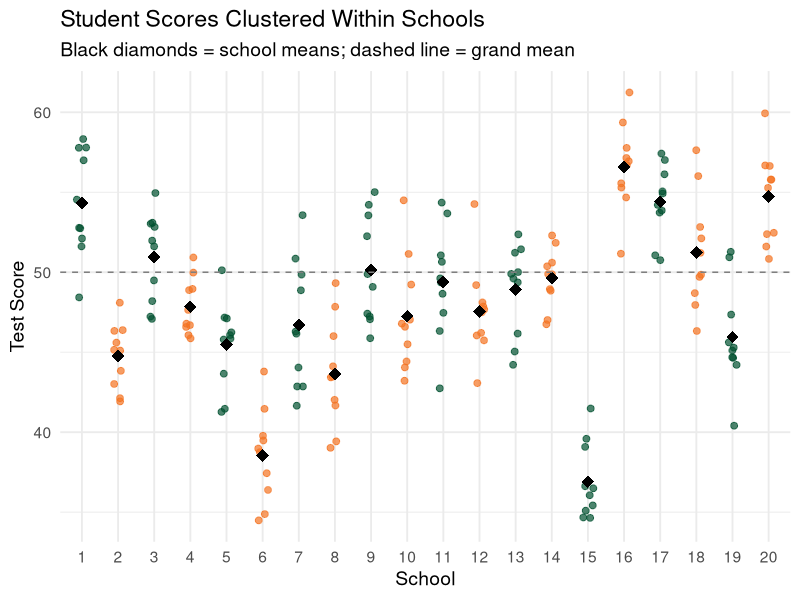
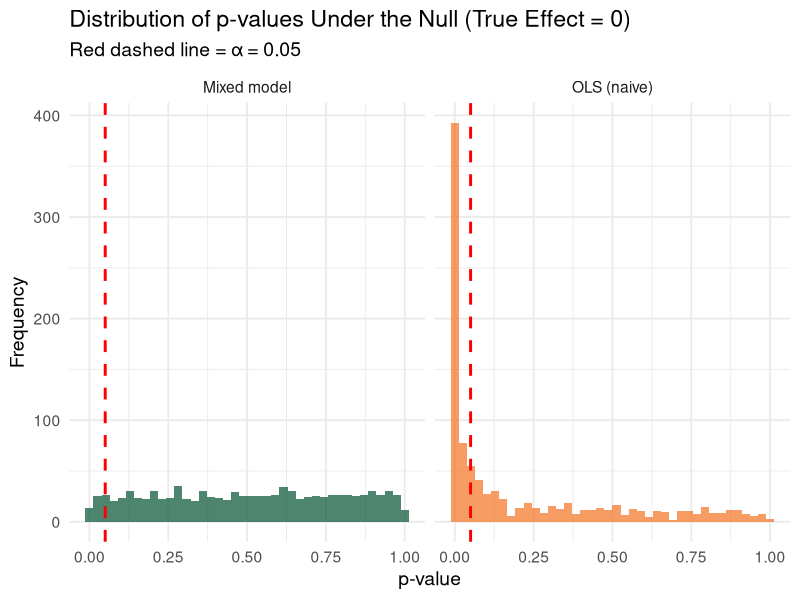
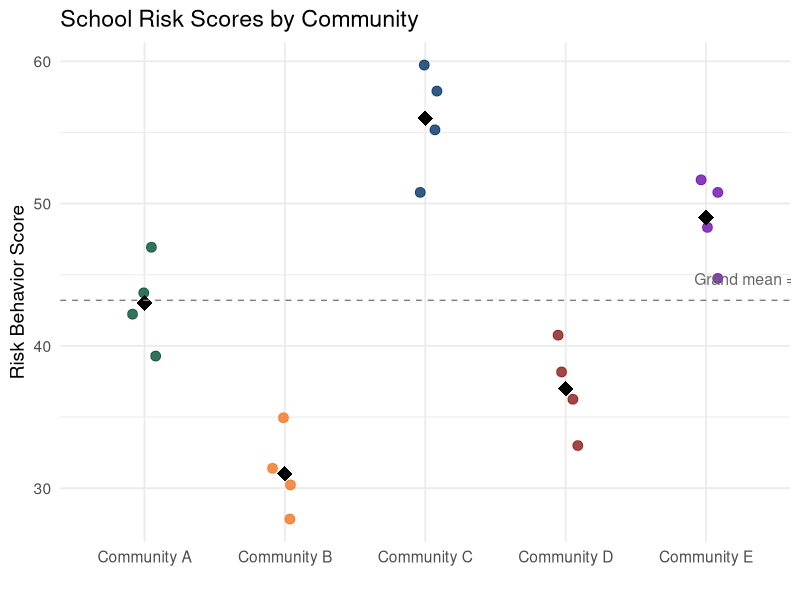
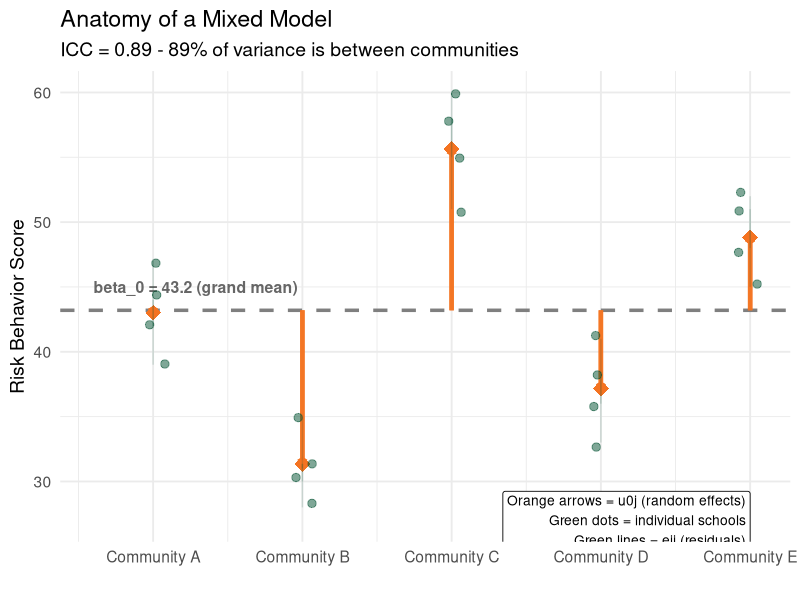
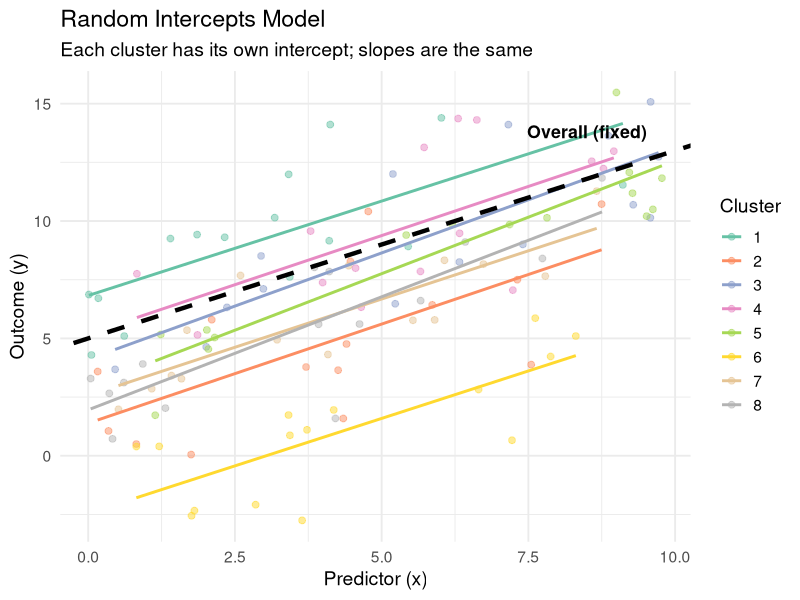
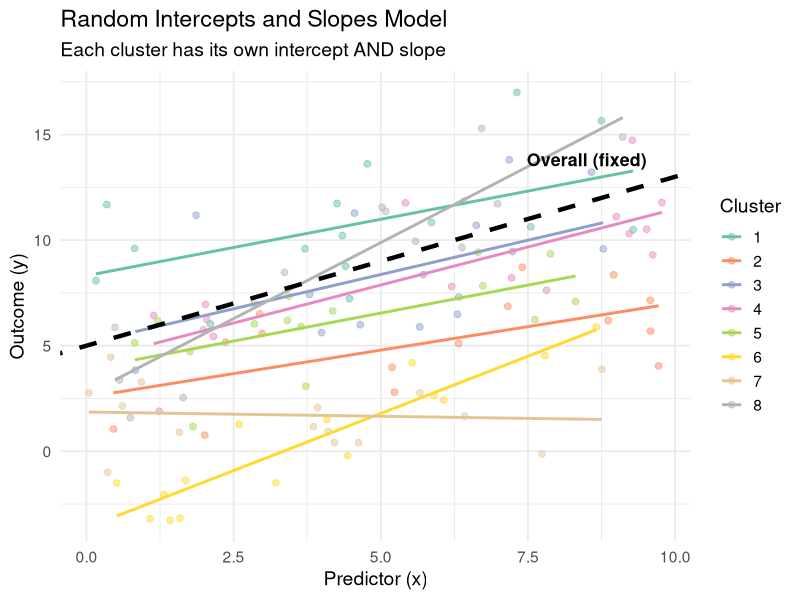
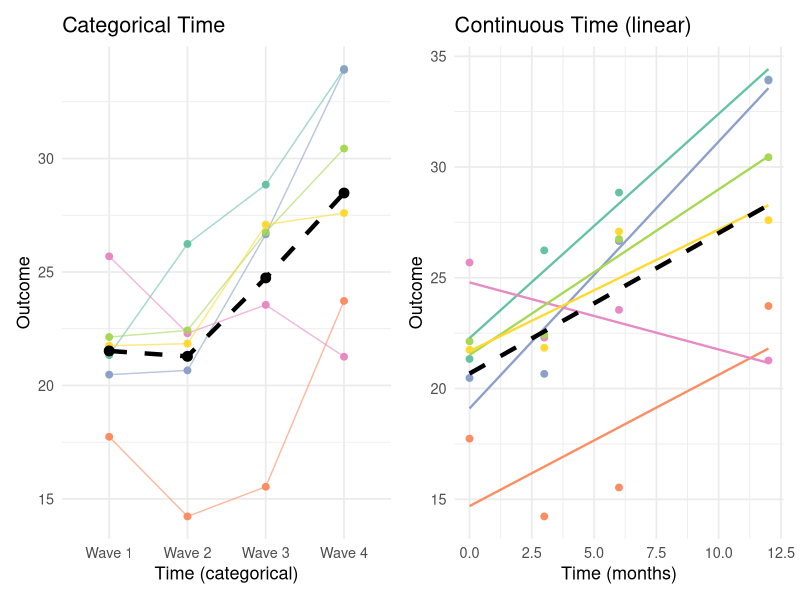
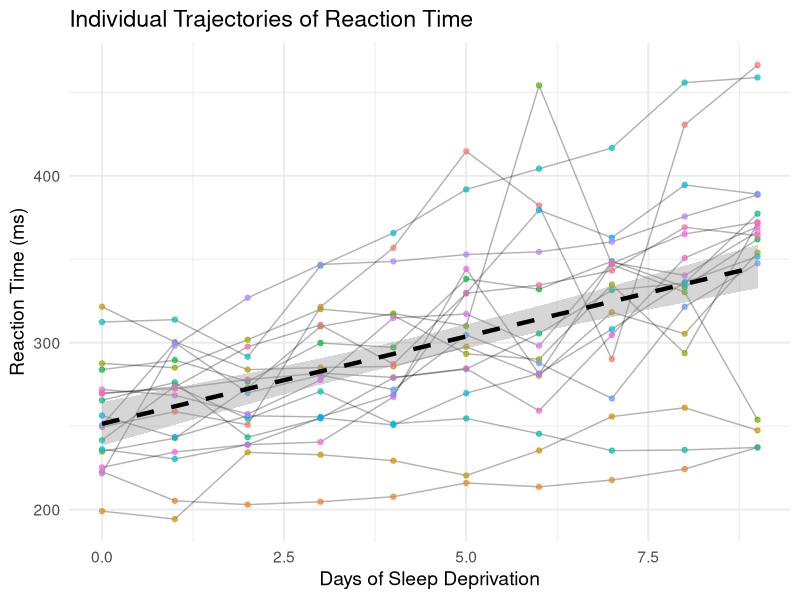

Reproduce these figures in R, in order.
## ---- chunk 1
#| echo: false
#| include: false

library(tidyverse)
library(lme4)
library(lmerTest)
library(broom.mixed)
library(knitr)

set.seed(2026)
## ---- chunk 2
#| echo: true

set.seed(2026)
independent_data <- tibble(
    id = 1:100,
    depression = rnorm(100, mean = 15, sd = 5)
)

cor(independent_data$depression[1:50], independent_data$depression[51:100])
## ---- chunk 3
#| echo: true

set.seed(2026)
n_schools <- 20
n_students <- 10

school_effects <- rnorm(n_schools, mean = 0, sd = 5)

clustered_data <- tibble(
    school = rep(1:n_schools, each = n_students),
    school_effect = rep(school_effects, each = n_students),
    student_error = rnorm(n_schools * n_students, mean = 0, sd = 3),
    score = 50 + school_effect + student_error
)
## ---- chunk 4
#| echo: false
#| fig-width: 11
#| fig-height: 5.5

clustered_data |>
    mutate(school = factor(school)) |>
    ggplot(aes(x = school, y = score, color = school)) +
    geom_jitter(width = 0.15, size = 2, alpha = 0.7) +
    stat_summary(
        fun = mean,
        geom = "point",
        size = 4,
        shape = 18,
        color = "black"
    ) +
    geom_hline(yintercept = 50, linetype = "dashed", color = "grey50") +
    scale_color_manual(values = rep(c("#005030", "#F47321"), 10)) +
    labs(
        x = "School",
        y = "Test Score",
        title = "Student Scores Clustered Within Schools",
        subtitle = "Black diamonds = school means; dashed line = grand mean"
    ) +
    theme_minimal(base_size = 14) +
    theme(legend.position = "none")
## ---- chunk 5
#| echo: true

set.seed(2026)
n_schools_demo <- 10
n_per_school <- 30
sigma_u_demo <- sqrt(0.25) # school SD → ICC = 0.25/(0.25+0.75) = 0.25
sigma_e_demo <- sqrt(0.75) # student SD

school_intercepts <- rnorm(n_schools_demo, 0, sd = sigma_u_demo)

demo_data <- tibble(
    school = rep(1:n_schools_demo, each = n_per_school),
    treatment = rep(c(0, 1), each = n_schools_demo / 2 * n_per_school),
    school_effect = rep(school_intercepts, each = n_per_school),
    y = 50 +
        0 * treatment +
        school_effect +
        rnorm(n_schools_demo * n_per_school, 0, sd = sigma_e_demo)
)
## ---- chunk 6
#| echo: true

demo_data |>
    summarise(
        school_mean = round(mean(y), 2),
        treatment = first(treatment),
        .by = school
    ) |>
    arrange(treatment, school) |>
    kable()
## ---- chunk 7
#| echo: true

demo_data |>
    summarise(group_mean = round(mean(y), 2), .by = treatment) |>
    kable()
## ---- chunk 8
#| echo: true

ols_fit <- lm(y ~ treatment, data = demo_data)
summary(ols_fit)$coefficients |>
    round(3) |>
    kable()
## ---- chunk 9
#| echo: true

mixed_fit <- lmer(y ~ treatment + (1 | school), data = demo_data)
summary(mixed_fit)$coefficients |>
    round(3) |>
    kable()
## ---- chunk 10
#| echo: true

ols_se <- summary(ols_fit)$coefficients["treatment", "Std. Error"]
mix_se <- summary(mixed_fit)$coefficients["treatment", "Std. Error"]

tibble(
    Model = c("OLS (naive)", "Mixed model"),
    Estimate = c(coef(ols_fit)["treatment"], fixef(mixed_fit)["treatment"]),
    `Std. Error` = c(ols_se, mix_se),
    `SE Ratio` = c(1, mix_se / ols_se)
) |>
    mutate(across(where(is.numeric), ~ round(.x, 3))) |>
    kable()
## ---- chunk 11
#| echo: true

true_icc <- 0.25
deff <- 1 + (n_per_school - 1) * true_icc
cat(
    "DEFF =",
    round(deff, 2),
    "\n√DEFF =",
    round(sqrt(deff), 2),
    "\nObserved SE ratio =",
    round(mix_se / ols_se, 2)
)
## ---- chunk 12
#| echo: true
#| cache: true

set.seed(2026)
n_sims <- 1000

sim_results <- map_dfr(1:n_sims, \(i) {
    school_eff <- rnorm(n_schools_demo, 0, sd = sigma_u_demo)
    d <- tibble(
        school = rep(1:n_schools_demo, each = n_per_school),
        treatment = rep(c(0, 1), each = n_schools_demo / 2 * n_per_school),
        y = 50 +
            rep(school_eff, each = n_per_school) +
            rnorm(n_schools_demo * n_per_school, 0, sd = sigma_e_demo)
    )
    p_ols <- summary(lm(y ~ treatment, data = d))$coefficients[2, 4]
    p_mix <- summary(lmer(y ~ treatment + (1 | school), data = d))$coefficients[
        2,
        5
    ]
    tibble(p_ols, p_mix)
})
## ---- chunk 13
#| echo: true

tibble(
    Model = c("OLS (naive)", "Mixed model"),
    `Type I Error Rate` = c(
        mean(sim_results$p_ols < 0.05),
        mean(sim_results$p_mix < 0.05)
    ),
    `Expected` = c(0.05, 0.05)
) |>
    kable()
## ---- chunk 14
#| echo: false
#| fig-width: 11
#| fig-height: 5

sim_results |>
    pivot_longer(everything(), names_to = "Model", values_to = "p_value") |>
    mutate(Model = ifelse(Model == "p_ols", "OLS (naive)", "Mixed model")) |>
    ggplot(aes(x = p_value, fill = Model)) +
    geom_histogram(bins = 40, alpha = 0.7, position = "identity") +
    geom_vline(
        xintercept = 0.05,
        linetype = "dashed",
        color = "red",
        linewidth = 1
    ) +
    facet_wrap(~Model) +
    scale_fill_manual(
        values = c("OLS (naive)" = "#F47321", "Mixed model" = "#005030")
    ) +
    labs(
        x = "p-value",
        y = "Frequency",
        title = "Distribution of p-values Under the Null (True Effect = 0)",
        subtitle = "Red dashed line = α = 0.05"
    ) +
    theme_minimal(base_size = 14) +
    theme(legend.position = "none")
## ---- chunk 15
#| echo: true

prevention_data <- tibble(
    community = rep(paste("Community", LETTERS[1:5]), each = 4),
    school = 1:20,
    risk_score = c(
        42,
        47,
        39,
        44, # Community A - cluster mean ≈ 43
        31,
        28,
        35,
        30, # Community B - cluster mean ≈ 31
        55,
        58,
        51,
        60, # Community C - cluster mean ≈ 56
        38,
        41,
        36,
        33, # Community D - cluster mean ≈ 37
        48,
        52,
        45,
        51 # Community E - cluster mean ≈ 49
    )
)
## ---- chunk 16
#| echo: false
#| fig-width: 10
#| fig-height: 4.5

ggplot(prevention_data, aes(x = community, y = risk_score, color = community)) +
    geom_jitter(width = 0.1, size = 3, alpha = 0.8) +
    stat_summary(
        fun = mean,
        geom = "point",
        size = 5,
        shape = 18,
        color = "black"
    ) +
    geom_hline(
        yintercept = mean(prevention_data$risk_score),
        linetype = "dashed",
        color = "grey50"
    ) +
    annotate(
        "text",
        x = 5.4,
        y = mean(prevention_data$risk_score) + 1.5,
        label = paste0(
            "Grand mean = ",
            round(mean(prevention_data$risk_score), 1)
        ),
        color = "grey40",
        size = 4
    ) +
    scale_color_manual(
        values = c("#005030", "#F47321", "#003366", "#8B1A1A", "#6A0DAD")
    ) +
    labs(
        x = "",
        y = "Risk Behavior Score",
        title = "School Risk Scores by Community"
    ) +
    theme_minimal(base_size = 14) +
    theme(legend.position = "none")
## ---- chunk 17
#| echo: true

prevention_summary <- prevention_data |>
    mutate(grand_mean = mean(risk_score)) |>
    summarise(
        community_mean = mean(risk_score),
        grand_mean = first(grand_mean),
        community_deviation = community_mean - grand_mean,
        n = n(),
        .by = community
    )

prevention_summary |>
    mutate(across(where(is.numeric), ~ round(.x, 1))) |>
    kable()
## ---- chunk 18
#| echo: true

grand_mean <- mean(prevention_data$risk_score)

between_variance <- prevention_data |>
    summarise(community_mean = mean(risk_score), .by = community) |>
    summarise(var_between = var(community_mean)) |>
    pull(var_between)

within_variance <- prevention_data |>
    mutate(community_mean = mean(risk_score), .by = community) |>
    mutate(deviation = risk_score - community_mean) |>
    summarise(var_within = var(deviation)) |>
    pull(var_within)

tibble(
    Component = c(
        "Between communities (σ²_u)",
        "Within communities (σ²_e)",
        "Total"
    ),
    Variance = c(
        between_variance,
        within_variance,
        between_variance + within_variance
    )
) |>
    mutate(
        Percent = round(
            Variance / sum(head(Variance, 2)) * c(1, 1, 1) * 100,
            1
        ),
        Variance = round(Variance, 2)
    ) |>
    kable()
## ---- chunk 19
#| echo: true

empty_model <- lmer(risk_score ~ 1 + (1 | community), data = prevention_data)
summary(empty_model)
## ---- chunk 20
#| echo: true

vc <- as.data.frame(VarCorr(empty_model))
## ---- chunk 21
#| echo: true

tibble(
    Component = c("Between (σ²_u)", "Within (σ²_e)"),
    Variance = round(vc$vcov, 2),
    SD = round(vc$sdcor, 2)
) |>
    kable()
## ---- chunk 22
#| echo: true

fixef(empty_model)
## ---- chunk 23
#| echo: true

ranef(empty_model)$community |>
    mutate(across(everything(), ~ round(.x, 2)))
## ---- chunk 24
#| echo: true

icc_value <- vc$vcov[1] / sum(vc$vcov)
cat("ICC =", round(icc_value, 3))
## ---- chunk 25
#| echo: true

anova_model <- aov(risk_score ~ community, data = prevention_data)
anova_table <- summary(anova_model)[[1]]
anova_table
## ---- chunk 26
#| echo: true

f_ratio <- anova_table$`F value`[1]
r_squared <- anova_table$`Sum Sq`[1] / sum(anova_table$`Sum Sq`)

tibble(
    Statistic = c("R² (from ANOVA)", "F-ratio", "ICC (from lmer)"),
    Value = round(c(r_squared, f_ratio, icc_value), 3),
    Interpretation = c(
        paste0(
            round(r_squared * 100, 1),
            "% of variance explained by community"
        ),
        paste0(
            "Between-group MS is ",
            round(f_ratio, 1),
            "x the within-group MS"
        ),
        paste0(
            round(icc_value * 100, 1),
            "% of variance is between communities"
        )
    )
) |>
    kable()
## ---- chunk 27
#| echo: false
#| fig-width: 11
#| fig-height: 5

re_vals <- ranef(empty_model)$community |>
    rownames_to_column("community") |>
    rename(u0 = `(Intercept)`)

community_levels <- sort(unique(prevention_data$community))

plot_data <- prevention_data |>
    left_join(re_vals, by = "community") |>
    mutate(
        grand_mean = fixef(empty_model)[1],
        community_pred = grand_mean + u0,
        x_num = as.numeric(factor(community, levels = community_levels))
    )

gm <- fixef(empty_model)[1]

ggplot(plot_data, aes(x = x_num)) +
    geom_hline(
        yintercept = gm,
        linewidth = 1.2,
        linetype = "dashed",
        color = "grey50"
    ) +
    annotate(
        "text",
        x = 0.6,
        y = gm + 1.8,
        label = paste0("beta_0 = ", round(gm, 1), " (grand mean)"),
        hjust = 0,
        color = "grey40",
        size = 4,
        fontface = "bold"
    ) +
    geom_segment(
        aes(xend = x_num, y = grand_mean, yend = community_pred),
        color = "#F47321",
        linewidth = 1.5,
        alpha = 0.6,
        arrow = arrow(length = unit(0.15, "cm"))
    ) +
    geom_point(
        aes(y = community_pred),
        size = 5,
        shape = 18,
        color = "#F47321"
    ) +
    geom_jitter(
        aes(y = risk_score),
        width = 0.08,
        size = 2.5,
        alpha = 0.5,
        color = "#005030"
    ) +
    geom_segment(
        aes(xend = x_num, y = community_pred, yend = risk_score),
        alpha = 0.15,
        color = "#005030"
    ) +
    annotate(
        "label",
        x = 5,
        y = 27,
        label = paste0(
            "Orange arrows = u0j (random effects)\n",
            "Green dots = individual schools\n",
            "Green lines = eij (residuals)"
        ),
        size = 3.5,
        hjust = 1,
        fill = "white",
        label.size = 0.3
    ) +
    scale_x_continuous(breaks = 1:5, labels = community_levels) +
    labs(
        x = "",
        y = "Risk Behavior Score",
        title = "Anatomy of a Mixed Model",
        subtitle = paste0(
            "ICC = ",
            round(icc_value, 2),
            " - ",
            round(icc_value * 100),
            "% of variance is between communities"
        )
    ) +
    theme_minimal(base_size = 14)
## ---- chunk 28
#| echo: false
#| fig-width: 11
#| fig-height: 5.5

set.seed(2026)
n_clusters_viz <- 8
n_obs <- 15
beta0 <- 5
beta1 <- 0.8
sigma_u <- 3
sigma_e <- 2

viz_data <- tibble(
    cluster = rep(1:n_clusters_viz, each = n_obs),
    u0 = rep(rnorm(n_clusters_viz, 0, sigma_u), each = n_obs),
    x = runif(n_clusters_viz * n_obs, 0, 10),
    y = beta0 + u0 + beta1 * x + rnorm(n_clusters_viz * n_obs, 0, sigma_e)
) |>
    mutate(cluster = factor(cluster))

ggplot(viz_data, aes(x = x, y = y, color = cluster)) +
    geom_point(alpha = 0.5, size = 2) +
    geom_smooth(method = "lm", se = FALSE, linewidth = 1) +
    geom_abline(
        intercept = beta0,
        slope = beta1,
        linewidth = 1.5,
        linetype = "dashed",
        color = "black"
    ) +
    annotate(
        "text",
        x = 8.5,
        y = beta0 + beta1 * 8.5 + 2,
        label = "Overall (fixed)",
        fontface = "bold",
        size = 4.5
    ) +
    scale_color_brewer(palette = "Set2") +
    labs(
        x = "Predictor (x)",
        y = "Outcome (y)",
        title = "Random Intercepts Model",
        subtitle = "Each cluster has its own intercept; slopes are the same",
        color = "Cluster"
    ) +
    theme_minimal(base_size = 14) +
    theme(legend.position = "right")
## ---- chunk 29
#| echo: false
#| fig-width: 11
#| fig-height: 5.5

set.seed(2026)
sigma_u1 <- 0.4
slopes_data <- tibble(
    cluster = rep(1:n_clusters_viz, each = n_obs),
    u0 = rep(rnorm(n_clusters_viz, 0, sigma_u), each = n_obs),
    u1 = rep(rnorm(n_clusters_viz, 0, sigma_u1), each = n_obs),
    x = runif(n_clusters_viz * n_obs, 0, 10),
    y = beta0 +
        u0 +
        (beta1 + u1) * x +
        rnorm(n_clusters_viz * n_obs, 0, sigma_e)
) |>
    mutate(cluster = factor(cluster))

ggplot(slopes_data, aes(x = x, y = y, color = cluster)) +
    geom_point(alpha = 0.5, size = 2) +
    geom_smooth(method = "lm", se = FALSE, linewidth = 1) +
    geom_abline(
        intercept = beta0,
        slope = beta1,
        linewidth = 1.5,
        linetype = "dashed",
        color = "black"
    ) +
    annotate(
        "text",
        x = 8.5,
        y = beta0 + beta1 * 8.5 + 2,
        label = "Overall (fixed)",
        fontface = "bold",
        size = 4.5
    ) +
    scale_color_brewer(palette = "Set2") +
    labs(
        x = "Predictor (x)",
        y = "Outcome (y)",
        title = "Random Intercepts and Slopes Model",
        subtitle = "Each cluster has its own intercept AND slope",
        color = "Cluster"
    ) +
    theme_minimal(base_size = 14) +
    theme(legend.position = "right")
## ---- chunk 30
#| echo: false
#| fig-width: 11
#| fig-height: 5

set.seed(42)
n_ppl <- 6
times <- c(0, 3, 6, 12)
n_times <- length(times)

long_data <- tibble(
    id = rep(1:n_ppl, each = n_times),
    time = rep(times, n_ppl),
    u0 = rep(rnorm(n_ppl, 0, 3), each = n_times),
    u1 = rep(rnorm(n_ppl, 0, 0.3), each = n_times),
    y = 20 +
        u0 +
        (0.5 + u1) * time -
        0.02 * time^2 +
        rnorm(n_ppl * n_times, 0, 2)
) |>
    mutate(
        id = factor(id),
        time_cat = factor(time, labels = paste0("Wave ", 1:4))
    )

p1 <- ggplot(long_data, aes(x = time_cat, y = y, group = id, color = id)) +
    geom_point(size = 2) +
    geom_line(alpha = 0.6) +
    stat_summary(
        aes(group = 1),
        fun = mean,
        geom = "line",
        color = "black",
        linewidth = 1.5,
        linetype = "dashed"
    ) +
    stat_summary(
        aes(group = 1),
        fun = mean,
        geom = "point",
        color = "black",
        size = 3
    ) +
    scale_color_brewer(palette = "Set2") +
    labs(
        x = "Time (categorical)",
        y = "Outcome",
        title = "Categorical Time",
        color = "Person"
    ) +
    theme_minimal(base_size = 13) +
    theme(legend.position = "none")

p2 <- ggplot(long_data, aes(x = time, y = y, group = id, color = id)) +
    geom_point(size = 2) +
    geom_smooth(method = "lm", se = FALSE, linewidth = 0.8, alpha = 0.6) +
    geom_smooth(
        aes(group = 1),
        method = "lm",
        se = FALSE,
        color = "black",
        linewidth = 1.5,
        linetype = "dashed"
    ) +
    scale_color_brewer(palette = "Set2") +
    labs(
        x = "Time (months)",
        y = "Outcome",
        title = "Continuous Time (linear)",
        color = "Person"
    ) +
    theme_minimal(base_size = 13) +
    theme(legend.position = "none")

library(patchwork)
p1 + p2
## ---- chunk 31
#| echo: true

data("sleepstudy", package = "lme4")
head(sleepstudy, 12) |> kable()
## ---- chunk 32
#| echo: true
#| fig-width: 11
#| fig-height: 5

ggplot(sleepstudy, aes(x = Days, y = Reaction)) +
    geom_line(aes(group = Subject), alpha = 0.3) +
    geom_point(aes(color = Subject), size = 1.5, alpha = 0.7) +
    geom_smooth(
        method = "lm",
        color = "black",
        linewidth = 1.5,
        linetype = "dashed"
    ) +
    labs(
        x = "Days of Sleep Deprivation",
        y = "Reaction Time (ms)",
        title = "Individual Trajectories of Reaction Time"
    ) +
    theme_minimal(base_size = 14) +
    theme(legend.position = "none")
## ---- chunk 33
#| echo: true

m0 <- lmer(Reaction ~ 1 + (1 | Subject), data = sleepstudy)
summary(m0)
## ---- chunk 34
#| echo: true

vc <- as.data.frame(VarCorr(m0))
sigma2_between <- vc$vcov[1]
sigma2_within <- vc$vcov[2]

icc <- sigma2_between / (sigma2_between + sigma2_within)
cat("ICC =", round(icc, 3))
## ---- chunk 35
#| echo: true

m1 <- lmer(Reaction ~ Days + (1 | Subject), data = sleepstudy)
summary(m1)
## ---- chunk 36
#| echo: true

m2 <- lmer(Reaction ~ Days + (1 + Days | Subject), data = sleepstudy)
summary(m2)
## ---- chunk 37
#| echo: true

anova(m1, m2)
## ---- chunk 38
#| echo: true

tidy(m2, effects = "fixed", conf.int = TRUE) |>
    mutate(across(where(is.numeric), ~ round(.x, 2))) |>
    kable()
## ---- chunk 39
#| echo: true

tidy(m2, effects = "ran_pars") |>
    mutate(across(where(is.numeric), ~ round(.x, 2))) |>
    kable()
## ---- chunk 40
#| echo: true
#| fig-width: 11
#| fig-height: 5

sleepstudy$pred <- predict(m2)

ggplot(sleepstudy, aes(x = Days, y = Reaction)) +
    geom_point(alpha = 0.4) +
    geom_line(aes(y = pred, color = Subject), linewidth = 0.8) +
    geom_abline(
        intercept = fixef(m2)[1],
        slope = fixef(m2)[2],
        linewidth = 1.5,
        linetype = "dashed"
    ) +
    labs(
        x = "Days of Sleep Deprivation",
        y = "Reaction Time (ms)",
        title = "Subject-Specific Predictions from the Random Slopes Model",
        subtitle = "Dashed line = population average (fixed effects)"
    ) +
    theme_minimal(base_size = 14) +
    theme(legend.position = "none")
## ---- chunk 41
#| echo: true

m_cont <- lmer(Reaction ~ Days + (1 + Days | Subject), data = sleepstudy)
fixef(m_cont) |> round(2)
## ---- chunk 42
#| echo: true

sleepstudy$Days_cat <- factor(sleepstudy$Days)
m_cat <- lmer(Reaction ~ Days_cat + (1 | Subject), data = sleepstudy)
fixef(m_cat) |> round(2)
## ---- chunk 43
#| echo: false
#| fig-width: 11
#| fig-height: 5

means_cat <- sleepstudy |>
    group_by(Days) |>
    summarise(mean_cat = mean(Reaction), .groups = "drop")

means_cont <- tibble(
    Days = 0:9,
    mean_cont = fixef(m_cont)[1] + fixef(m_cont)[2] * 0:9
)

comp_data <- left_join(means_cat, means_cont, by = "Days")

ggplot(comp_data, aes(x = Days)) +
    geom_point(aes(y = mean_cat), size = 4, color = "#F47321") +
    geom_line(
        aes(y = mean_cat),
        color = "#F47321",
        linewidth = 1,
        linetype = "solid"
    ) +
    geom_line(
        aes(y = mean_cont),
        color = "#005030",
        linewidth = 1.2,
        linetype = "dashed"
    ) +
    annotate(
        "text",
        x = 7,
        y = 310,
        label = "Categorical means",
        color = "#F47321",
        fontface = "bold",
        size = 5
    ) +
    annotate(
        "text",
        x = 7,
        y = 340,
        label = "Linear fit",
        color = "#005030",
        fontface = "bold",
        size = 5
    ) +
    labs(
        x = "Days of Sleep Deprivation",
        y = "Mean Reaction Time (ms)",
        title = "Categorical vs. Continuous Time"
    ) +
    theme_minimal(base_size = 14)
## ---- chunk 44
#| echo: true

library(geepack)

gee_fit <- geeglm(
    Reaction ~ Days,
    id = Subject,
    data = sleepstudy,
    corstr = "exchangeable"
)
summary(gee_fit)
## ---- chunk 45
#| echo: false

lmer_est <- tidy(m2, effects = "fixed", conf.int = TRUE) |>
    select(term, estimate, std.error) |>
    mutate(Method = "Mixed Model (lmer)")

gee_est <- broom::tidy(gee_fit, conf.int = TRUE) |>
    select(term, estimate, std.error) |>
    mutate(Method = "GEE (exchangeable)")

comparison <- bind_rows(lmer_est, gee_est) |>
    mutate(across(where(is.numeric), ~ round(.x, 2)))

kable(comparison)
## ---- chunk 46
#| echo: true

gee_indep <- geeglm(
    Reaction ~ Days,
    id = Subject,
    data = sleepstudy,
    corstr = "independence"
)
gee_exch <- geeglm(
    Reaction ~ Days,
    id = Subject,
    data = sleepstudy,
    corstr = "exchangeable"
)
gee_ar1 <- geeglm(
    Reaction ~ Days,
    id = Subject,
    data = sleepstudy,
    corstr = "ar1"
)
## ---- chunk 47
#| echo: false

gee_comp <- bind_rows(
    broom::tidy(gee_indep) |> mutate(Correlation = "Independence"),
    broom::tidy(gee_exch) |> mutate(Correlation = "Exchangeable"),
    broom::tidy(gee_ar1) |> mutate(Correlation = "AR(1)")
) |>
    filter(term == "Days") |>
    select(Correlation, estimate, std.error, p.value) |>
    mutate(across(where(is.numeric), ~ round(.x, 3)))

kable(gee_comp)
